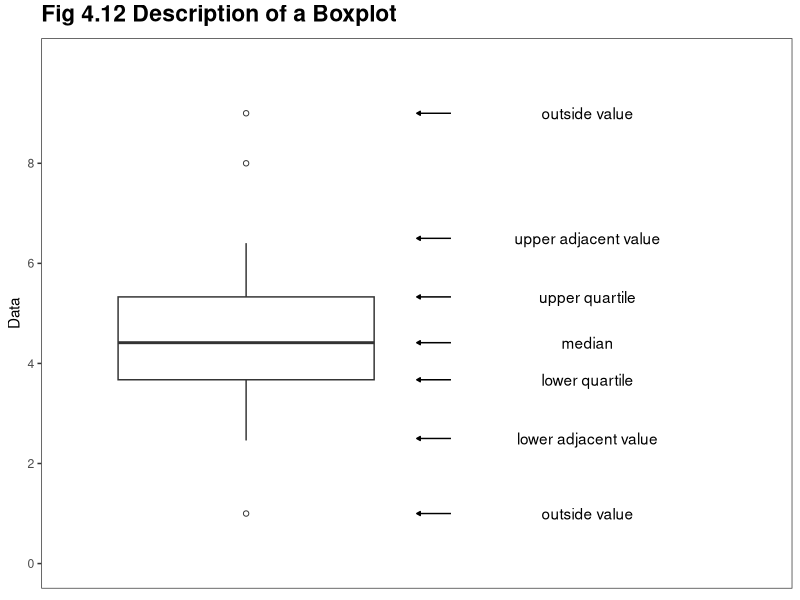
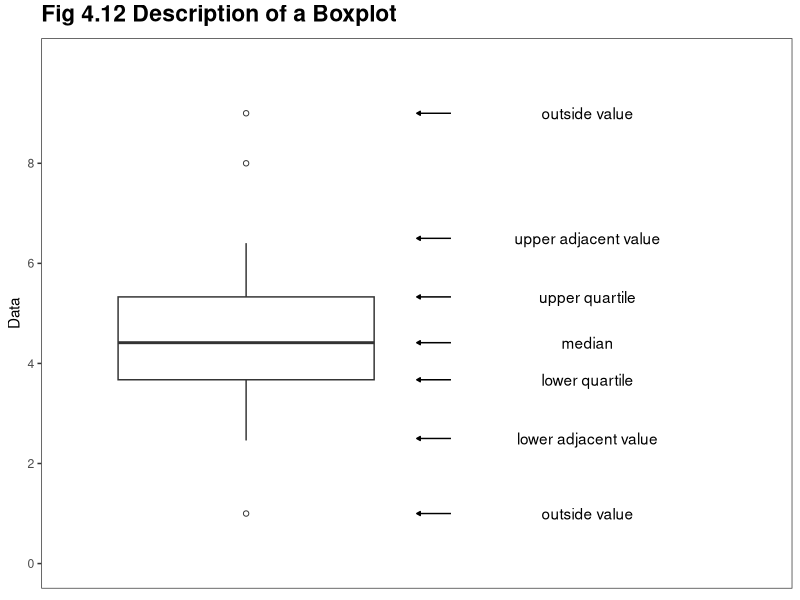

These figures' R source, in order:
library(ggplot2)
library(grid)

this_base <- "fig04-12_description-of-box-plot"

set.seed(0)
my_data <- data.frame(value = c(rnorm(10, 4, 1), 8, 9, 1))

label_data <- data.frame(
  label = c("outside value", "lower quartile", "median",
            "upper quartile", "outside value",
            "lower adjacent value", "upper adjacent value"),
  yinter = c(fivenum(my_data$value), 2.5, 6.5))

p <- ggplot(my_data, aes(x = factor(1, levels = 1:2), y = value)) +
  geom_boxplot(outlier.shape = 1) +
  annotate("text", x = 2, y = label_data$yinter, label = label_data$label) +
  annotate("segment", x = 1.6, xend = 1.5, 
           y = label_data$yinter, yend = label_data$yinter,
           arrow = arrow(length = unit(0.1, "cm"), type = "closed")) +
  scale_x_discrete(drop = FALSE) + 
  scale_y_continuous(breaks = seq(0, 8, 2), limits = c(0, 10)) +
  labs(x = NULL, y = "Data") + 
  ggtitle("Fig 4.12 Description of a Boxplot") +
  theme_bw() +
  theme(panel.grid.major = element_blank(),
        panel.grid.minor = element_blank(),
        plot.title = element_text(size = rel(1.5), face = "bold", vjust = 1.5),
        axis.text.x = element_blank(),
        axis.ticks.x = element_blank(),
        axis.title.x = element_blank())

p

ggsave(paste0(this_base, ".png"), p, width = 6, height = 5)

## pedantic: lines for upper/lower adjacent values
## note: data is simulated to resemble original
